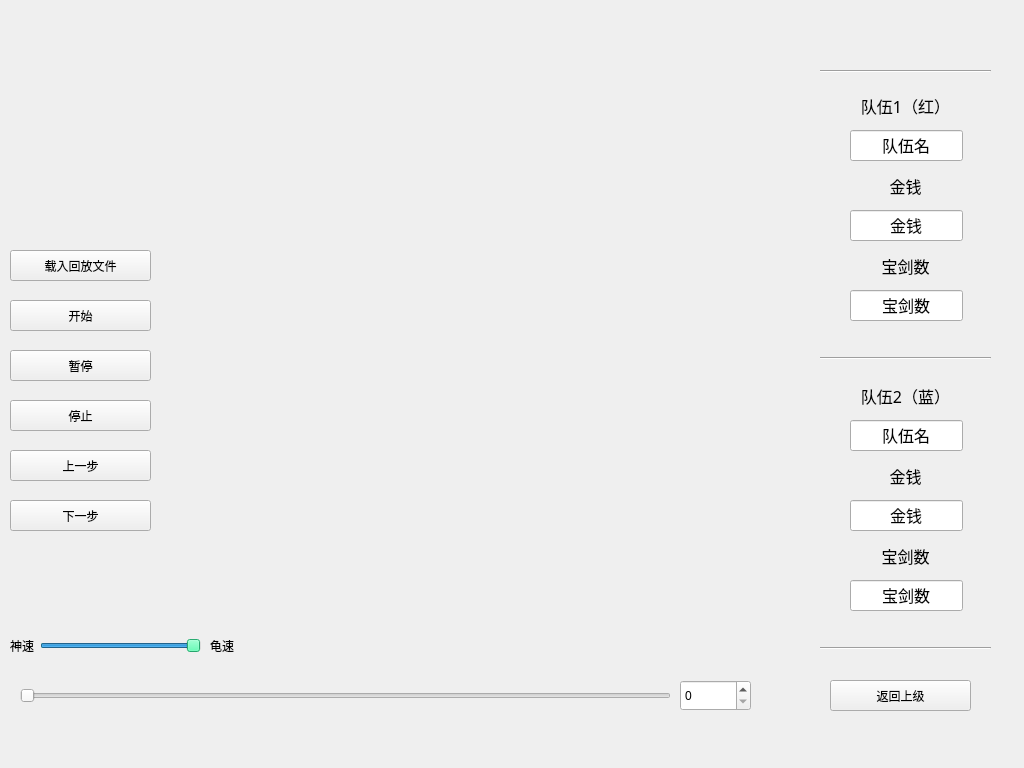
<?xml version="1.0" encoding="UTF-8"?>
<ui version="4.0">
 <class>ReplayWindow</class>
 <widget class="QWidget" name="ReplayWindow">
  <property name="geometry">
   <rect>
    <x>0</x>
    <y>0</y>
    <width>1024</width>
    <height>768</height>
   </rect>
  </property>
  <property name="minimumSize">
   <size>
    <width>0</width>
    <height>601</height>
   </size>
  </property>
  <property name="windowTitle">
   <string>Form</string>
  </property>
  <widget class="QPushButton" name="loadButton">
   <property name="geometry">
    <rect>
     <x>10</x>
     <y>250</y>
     <width>141</width>
     <height>31</height>
    </rect>
   </property>
   <property name="text">
    <string>载入回放文件</string>
   </property>
  </widget>
  <widget class="QPushButton" name="startButton">
   <property name="geometry">
    <rect>
     <x>10</x>
     <y>300</y>
     <width>141</width>
     <height>31</height>
    </rect>
   </property>
   <property name="text">
    <string>开始</string>
   </property>
  </widget>
  <widget class="QPushButton" name="stopButton_1">
   <property name="geometry">
    <rect>
     <x>10</x>
     <y>350</y>
     <width>141</width>
     <height>31</height>
    </rect>
   </property>
   <property name="text">
    <string>暂停</string>
   </property>
  </widget>
  <widget class="QPushButton" name="pushButton_2">
   <property name="geometry">
    <rect>
     <x>10</x>
     <y>400</y>
     <width>141</width>
     <height>31</height>
    </rect>
   </property>
   <property name="text">
    <string>停止</string>
   </property>
  </widget>
  <widget class="QSlider" name="horizontalSlider">
   <property name="geometry">
    <rect>
     <x>20</x>
     <y>680</y>
     <width>651</width>
     <height>31</height>
    </rect>
   </property>
   <property name="maximum">
    <number>2400</number>
   </property>
   <property name="orientation">
    <enum>Qt::Horizontal</enum>
   </property>
  </widget>
  <widget class="QSpinBox" name="spinBox">
   <property name="geometry">
    <rect>
     <x>680</x>
     <y>680</y>
     <width>71</width>
     <height>31</height>
    </rect>
   </property>
  </widget>
  <widget class="QPushButton" name="pushButton">
   <property name="geometry">
    <rect>
     <x>830</x>
     <y>680</y>
     <width>141</width>
     <height>31</height>
    </rect>
   </property>
   <property name="text">
    <string>返回上级</string>
   </property>
  </widget>
  <widget class="QPushButton" name="pushButton_3">
   <property name="geometry">
    <rect>
     <x>10</x>
     <y>450</y>
     <width>141</width>
     <height>31</height>
    </rect>
   </property>
   <property name="text">
    <string>上一步</string>
   </property>
  </widget>
  <widget class="QPushButton" name="pushButton_6">
   <property name="geometry">
    <rect>
     <x>10</x>
     <y>500</y>
     <width>141</width>
     <height>31</height>
    </rect>
   </property>
   <property name="text">
    <string>下一步</string>
   </property>
  </widget>
  <widget class="QSlider" name="horizontalSlider_2">
   <property name="enabled">
    <bool>true</bool>
   </property>
   <property name="geometry">
    <rect>
     <x>40</x>
     <y>630</y>
     <width>161</width>
     <height>31</height>
    </rect>
   </property>
   <property name="palette">
    <palette>
     <active>
      <colorrole role="WindowText">
       <brush brushstyle="SolidPattern">
        <color alpha="255">
         <red>0</red>
         <green>0</green>
         <blue>0</blue>
        </color>
       </brush>
      </colorrole>
      <colorrole role="Button">
       <brush brushstyle="SolidPattern">
        <color alpha="255">
         <red>58</red>
         <green>240</green>
         <blue>158</blue>
        </color>
       </brush>
      </colorrole>
      <colorrole role="Light">
       <brush brushstyle="SolidPattern">
        <color alpha="255">
         <red>167</red>
         <green>255</green>
         <blue>216</blue>
        </color>
       </brush>
      </colorrole>
      <colorrole role="Midlight">
       <brush brushstyle="SolidPattern">
        <color alpha="255">
         <red>112</red>
         <green>247</green>
         <blue>187</blue>
        </color>
       </brush>
      </colorrole>
      <colorrole role="Dark">
       <brush brushstyle="SolidPattern">
        <color alpha="255">
         <red>29</red>
         <green>120</green>
         <blue>79</blue>
        </color>
       </brush>
      </colorrole>
      <colorrole role="Mid">
       <brush brushstyle="SolidPattern">
        <color alpha="255">
         <red>38</red>
         <green>160</green>
         <blue>105</blue>
        </color>
       </brush>
      </colorrole>
      <colorrole role="Text">
       <brush brushstyle="SolidPattern">
        <color alpha="255">
         <red>0</red>
         <green>0</green>
         <blue>0</blue>
        </color>
       </brush>
      </colorrole>
      <colorrole role="BrightText">
       <brush brushstyle="SolidPattern">
        <color alpha="255">
         <red>255</red>
         <green>255</green>
         <blue>255</blue>
        </color>
       </brush>
      </colorrole>
      <colorrole role="ButtonText">
       <brush brushstyle="SolidPattern">
        <color alpha="255">
         <red>0</red>
         <green>0</green>
         <blue>0</blue>
        </color>
       </brush>
      </colorrole>
      <colorrole role="Base">
       <brush brushstyle="SolidPattern">
        <color alpha="255">
         <red>255</red>
         <green>255</green>
         <blue>255</blue>
        </color>
       </brush>
      </colorrole>
      <colorrole role="Window">
       <brush brushstyle="SolidPattern">
        <color alpha="255">
         <red>58</red>
         <green>240</green>
         <blue>158</blue>
        </color>
       </brush>
      </colorrole>
      <colorrole role="Shadow">
       <brush brushstyle="SolidPattern">
        <color alpha="255">
         <red>0</red>
         <green>0</green>
         <blue>0</blue>
        </color>
       </brush>
      </colorrole>
      <colorrole role="AlternateBase">
       <brush brushstyle="SolidPattern">
        <color alpha="255">
         <red>156</red>
         <green>247</green>
         <blue>206</blue>
        </color>
       </brush>
      </colorrole>
      <colorrole role="ToolTipBase">
       <brush brushstyle="SolidPattern">
        <color alpha="255">
         <red>255</red>
         <green>255</green>
         <blue>220</blue>
        </color>
       </brush>
      </colorrole>
      <colorrole role="ToolTipText">
       <brush brushstyle="SolidPattern">
        <color alpha="255">
         <red>0</red>
         <green>0</green>
         <blue>0</blue>
        </color>
       </brush>
      </colorrole>
     </active>
     <inactive>
      <colorrole role="WindowText">
       <brush brushstyle="SolidPattern">
        <color alpha="255">
         <red>0</red>
         <green>0</green>
         <blue>0</blue>
        </color>
       </brush>
      </colorrole>
      <colorrole role="Button">
       <brush brushstyle="SolidPattern">
        <color alpha="255">
         <red>58</red>
         <green>240</green>
         <blue>158</blue>
        </color>
       </brush>
      </colorrole>
      <colorrole role="Light">
       <brush brushstyle="SolidPattern">
        <color alpha="255">
         <red>167</red>
         <green>255</green>
         <blue>216</blue>
        </color>
       </brush>
      </colorrole>
      <colorrole role="Midlight">
       <brush brushstyle="SolidPattern">
        <color alpha="255">
         <red>112</red>
         <green>247</green>
         <blue>187</blue>
        </color>
       </brush>
      </colorrole>
      <colorrole role="Dark">
       <brush brushstyle="SolidPattern">
        <color alpha="255">
         <red>29</red>
         <green>120</green>
         <blue>79</blue>
        </color>
       </brush>
      </colorrole>
      <colorrole role="Mid">
       <brush brushstyle="SolidPattern">
        <color alpha="255">
         <red>38</red>
         <green>160</green>
         <blue>105</blue>
        </color>
       </brush>
      </colorrole>
      <colorrole role="Text">
       <brush brushstyle="SolidPattern">
        <color alpha="255">
         <red>0</red>
         <green>0</green>
         <blue>0</blue>
        </color>
       </brush>
      </colorrole>
      <colorrole role="BrightText">
       <brush brushstyle="SolidPattern">
        <color alpha="255">
         <red>255</red>
         <green>255</green>
         <blue>255</blue>
        </color>
       </brush>
      </colorrole>
      <colorrole role="ButtonText">
       <brush brushstyle="SolidPattern">
        <color alpha="255">
         <red>0</red>
         <green>0</green>
         <blue>0</blue>
        </color>
       </brush>
      </colorrole>
      <colorrole role="Base">
       <brush brushstyle="SolidPattern">
        <color alpha="255">
         <red>255</red>
         <green>255</green>
         <blue>255</blue>
        </color>
       </brush>
      </colorrole>
      <colorrole role="Window">
       <brush brushstyle="SolidPattern">
        <color alpha="255">
         <red>58</red>
         <green>240</green>
         <blue>158</blue>
        </color>
       </brush>
      </colorrole>
      <colorrole role="Shadow">
       <brush brushstyle="SolidPattern">
        <color alpha="255">
         <red>0</red>
         <green>0</green>
         <blue>0</blue>
        </color>
       </brush>
      </colorrole>
      <colorrole role="AlternateBase">
       <brush brushstyle="SolidPattern">
        <color alpha="255">
         <red>156</red>
         <green>247</green>
         <blue>206</blue>
        </color>
       </brush>
      </colorrole>
      <colorrole role="ToolTipBase">
       <brush brushstyle="SolidPattern">
        <color alpha="255">
         <red>255</red>
         <green>255</green>
         <blue>220</blue>
        </color>
       </brush>
      </colorrole>
      <colorrole role="ToolTipText">
       <brush brushstyle="SolidPattern">
        <color alpha="255">
         <red>0</red>
         <green>0</green>
         <blue>0</blue>
        </color>
       </brush>
      </colorrole>
     </inactive>
     <disabled>
      <colorrole role="WindowText">
       <brush brushstyle="SolidPattern">
        <color alpha="255">
         <red>29</red>
         <green>120</green>
         <blue>79</blue>
        </color>
       </brush>
      </colorrole>
      <colorrole role="Button">
       <brush brushstyle="SolidPattern">
        <color alpha="255">
         <red>58</red>
         <green>240</green>
         <blue>158</blue>
        </color>
       </brush>
      </colorrole>
      <colorrole role="Light">
       <brush brushstyle="SolidPattern">
        <color alpha="255">
         <red>167</red>
         <green>255</green>
         <blue>216</blue>
        </color>
       </brush>
      </colorrole>
      <colorrole role="Midlight">
       <brush brushstyle="SolidPattern">
        <color alpha="255">
         <red>112</red>
         <green>247</green>
         <blue>187</blue>
        </color>
       </brush>
      </colorrole>
      <colorrole role="Dark">
       <brush brushstyle="SolidPattern">
        <color alpha="255">
         <red>29</red>
         <green>120</green>
         <blue>79</blue>
        </color>
       </brush>
      </colorrole>
      <colorrole role="Mid">
       <brush brushstyle="SolidPattern">
        <color alpha="255">
         <red>38</red>
         <green>160</green>
         <blue>105</blue>
        </color>
       </brush>
      </colorrole>
      <colorrole role="Text">
       <brush brushstyle="SolidPattern">
        <color alpha="255">
         <red>29</red>
         <green>120</green>
         <blue>79</blue>
        </color>
       </brush>
      </colorrole>
      <colorrole role="BrightText">
       <brush brushstyle="SolidPattern">
        <color alpha="255">
         <red>255</red>
         <green>255</green>
         <blue>255</blue>
        </color>
       </brush>
      </colorrole>
      <colorrole role="ButtonText">
       <brush brushstyle="SolidPattern">
        <color alpha="255">
         <red>29</red>
         <green>120</green>
         <blue>79</blue>
        </color>
       </brush>
      </colorrole>
      <colorrole role="Base">
       <brush brushstyle="SolidPattern">
        <color alpha="255">
         <red>58</red>
         <green>240</green>
         <blue>158</blue>
        </color>
       </brush>
      </colorrole>
      <colorrole role="Window">
       <brush brushstyle="SolidPattern">
        <color alpha="255">
         <red>58</red>
         <green>240</green>
         <blue>158</blue>
        </color>
       </brush>
      </colorrole>
      <colorrole role="Shadow">
       <brush brushstyle="SolidPattern">
        <color alpha="255">
         <red>0</red>
         <green>0</green>
         <blue>0</blue>
        </color>
       </brush>
      </colorrole>
      <colorrole role="AlternateBase">
       <brush brushstyle="SolidPattern">
        <color alpha="255">
         <red>58</red>
         <green>240</green>
         <blue>158</blue>
        </color>
       </brush>
      </colorrole>
      <colorrole role="ToolTipBase">
       <brush brushstyle="SolidPattern">
        <color alpha="255">
         <red>255</red>
         <green>255</green>
         <blue>220</blue>
        </color>
       </brush>
      </colorrole>
      <colorrole role="ToolTipText">
       <brush brushstyle="SolidPattern">
        <color alpha="255">
         <red>0</red>
         <green>0</green>
         <blue>0</blue>
        </color>
       </brush>
      </colorrole>
     </disabled>
    </palette>
   </property>
   <property name="cursor">
    <cursorShape>UpArrowCursor</cursorShape>
   </property>
   <property name="sliderPosition">
    <number>99</number>
   </property>
   <property name="orientation">
    <enum>Qt::Horizontal</enum>
   </property>
  </widget>
  <widget class="QLabel" name="label_2">
   <property name="geometry">
    <rect>
     <x>210</x>
     <y>630</y>
     <width>61</width>
     <height>31</height>
    </rect>
   </property>
   <property name="text">
    <string>龟速</string>
   </property>
   <property name="textFormat">
    <enum>Qt::AutoText</enum>
   </property>
  </widget>
  <widget class="QLabel" name="label_3">
   <property name="geometry">
    <rect>
     <x>10</x>
     <y>630</y>
     <width>61</width>
     <height>31</height>
    </rect>
   </property>
   <property name="text">
    <string>神速</string>
   </property>
   <property name="textFormat">
    <enum>Qt::AutoText</enum>
   </property>
  </widget>
  <widget class="QLabel" name="label">
   <property name="geometry">
    <rect>
     <x>840</x>
     <y>90</y>
     <width>131</width>
     <height>31</height>
    </rect>
   </property>
   <property name="font">
    <font>
     <family>微软雅黑</family>
     <pointsize>12</pointsize>
    </font>
   </property>
   <property name="text">
    <string>队伍1（红）</string>
   </property>
   <property name="alignment">
    <set>Qt::AlignCenter</set>
   </property>
  </widget>
  <widget class="QLineEdit" name="lineEdit">
   <property name="geometry">
    <rect>
     <x>850</x>
     <y>130</y>
     <width>113</width>
     <height>31</height>
    </rect>
   </property>
   <property name="font">
    <font>
     <family>微软雅黑</family>
     <pointsize>12</pointsize>
    </font>
   </property>
   <property name="layoutDirection">
    <enum>Qt::LeftToRight</enum>
   </property>
   <property name="inputMask">
    <string/>
   </property>
   <property name="text">
    <string>队伍名</string>
   </property>
   <property name="frame">
    <bool>true</bool>
   </property>
   <property name="echoMode">
    <enum>QLineEdit::Normal</enum>
   </property>
   <property name="alignment">
    <set>Qt::AlignCenter</set>
   </property>
   <property name="readOnly">
    <bool>true</bool>
   </property>
  </widget>
  <widget class="QLabel" name="label_4">
   <property name="geometry">
    <rect>
     <x>860</x>
     <y>170</y>
     <width>91</width>
     <height>31</height>
    </rect>
   </property>
   <property name="font">
    <font>
     <family>微软雅黑</family>
     <pointsize>12</pointsize>
    </font>
   </property>
   <property name="text">
    <string>金钱</string>
   </property>
   <property name="alignment">
    <set>Qt::AlignCenter</set>
   </property>
  </widget>
  <widget class="QLineEdit" name="lineEdit_2">
   <property name="geometry">
    <rect>
     <x>850</x>
     <y>210</y>
     <width>113</width>
     <height>31</height>
    </rect>
   </property>
   <property name="font">
    <font>
     <family>微软雅黑</family>
     <pointsize>12</pointsize>
    </font>
   </property>
   <property name="layoutDirection">
    <enum>Qt::LeftToRight</enum>
   </property>
   <property name="inputMask">
    <string/>
   </property>
   <property name="text">
    <string>金钱</string>
   </property>
   <property name="frame">
    <bool>true</bool>
   </property>
   <property name="echoMode">
    <enum>QLineEdit::Normal</enum>
   </property>
   <property name="alignment">
    <set>Qt::AlignCenter</set>
   </property>
   <property name="readOnly">
    <bool>true</bool>
   </property>
  </widget>
  <widget class="QLabel" name="label_5">
   <property name="geometry">
    <rect>
     <x>860</x>
     <y>250</y>
     <width>91</width>
     <height>31</height>
    </rect>
   </property>
   <property name="font">
    <font>
     <family>微软雅黑</family>
     <pointsize>12</pointsize>
    </font>
   </property>
   <property name="text">
    <string>宝剑数</string>
   </property>
   <property name="alignment">
    <set>Qt::AlignCenter</set>
   </property>
  </widget>
  <widget class="QLineEdit" name="lineEdit_3">
   <property name="geometry">
    <rect>
     <x>850</x>
     <y>290</y>
     <width>113</width>
     <height>31</height>
    </rect>
   </property>
   <property name="font">
    <font>
     <family>微软雅黑</family>
     <pointsize>12</pointsize>
    </font>
   </property>
   <property name="layoutDirection">
    <enum>Qt::LeftToRight</enum>
   </property>
   <property name="inputMask">
    <string/>
   </property>
   <property name="text">
    <string>宝剑数</string>
   </property>
   <property name="frame">
    <bool>true</bool>
   </property>
   <property name="echoMode">
    <enum>QLineEdit::Normal</enum>
   </property>
   <property name="alignment">
    <set>Qt::AlignCenter</set>
   </property>
   <property name="readOnly">
    <bool>true</bool>
   </property>
  </widget>
  <widget class="Line" name="line">
   <property name="geometry">
    <rect>
     <x>820</x>
     <y>350</y>
     <width>171</width>
     <height>16</height>
    </rect>
   </property>
   <property name="orientation">
    <enum>Qt::Horizontal</enum>
   </property>
  </widget>
  <widget class="QLabel" name="label_6">
   <property name="geometry">
    <rect>
     <x>860</x>
     <y>540</y>
     <width>91</width>
     <height>31</height>
    </rect>
   </property>
   <property name="font">
    <font>
     <family>微软雅黑</family>
     <pointsize>12</pointsize>
    </font>
   </property>
   <property name="text">
    <string>宝剑数</string>
   </property>
   <property name="alignment">
    <set>Qt::AlignCenter</set>
   </property>
  </widget>
  <widget class="QLineEdit" name="lineEdit_6">
   <property name="geometry">
    <rect>
     <x>850</x>
     <y>580</y>
     <width>113</width>
     <height>31</height>
    </rect>
   </property>
   <property name="font">
    <font>
     <family>微软雅黑</family>
     <pointsize>12</pointsize>
    </font>
   </property>
   <property name="layoutDirection">
    <enum>Qt::LeftToRight</enum>
   </property>
   <property name="autoFillBackground">
    <bool>false</bool>
   </property>
   <property name="inputMask">
    <string/>
   </property>
   <property name="text">
    <string>宝剑数</string>
   </property>
   <property name="frame">
    <bool>true</bool>
   </property>
   <property name="echoMode">
    <enum>QLineEdit::Normal</enum>
   </property>
   <property name="alignment">
    <set>Qt::AlignCenter</set>
   </property>
   <property name="readOnly">
    <bool>true</bool>
   </property>
  </widget>
  <widget class="Line" name="line_2">
   <property name="geometry">
    <rect>
     <x>820</x>
     <y>640</y>
     <width>171</width>
     <height>16</height>
    </rect>
   </property>
   <property name="orientation">
    <enum>Qt::Horizontal</enum>
   </property>
  </widget>
  <widget class="QLineEdit" name="lineEdit_4">
   <property name="geometry">
    <rect>
     <x>850</x>
     <y>420</y>
     <width>113</width>
     <height>31</height>
    </rect>
   </property>
   <property name="font">
    <font>
     <family>微软雅黑</family>
     <pointsize>12</pointsize>
    </font>
   </property>
   <property name="layoutDirection">
    <enum>Qt::LeftToRight</enum>
   </property>
   <property name="inputMask">
    <string/>
   </property>
   <property name="text">
    <string>队伍名</string>
   </property>
   <property name="frame">
    <bool>true</bool>
   </property>
   <property name="echoMode">
    <enum>QLineEdit::Normal</enum>
   </property>
   <property name="alignment">
    <set>Qt::AlignCenter</set>
   </property>
   <property name="readOnly">
    <bool>true</bool>
   </property>
  </widget>
  <widget class="QLabel" name="label_7">
   <property name="geometry">
    <rect>
     <x>840</x>
     <y>380</y>
     <width>131</width>
     <height>31</height>
    </rect>
   </property>
   <property name="font">
    <font>
     <family>微软雅黑</family>
     <pointsize>12</pointsize>
    </font>
   </property>
   <property name="text">
    <string>队伍2（蓝）</string>
   </property>
   <property name="alignment">
    <set>Qt::AlignCenter</set>
   </property>
  </widget>
  <widget class="QLineEdit" name="lineEdit_5">
   <property name="geometry">
    <rect>
     <x>850</x>
     <y>500</y>
     <width>113</width>
     <height>31</height>
    </rect>
   </property>
   <property name="font">
    <font>
     <family>微软雅黑</family>
     <pointsize>12</pointsize>
    </font>
   </property>
   <property name="layoutDirection">
    <enum>Qt::LeftToRight</enum>
   </property>
   <property name="inputMask">
    <string/>
   </property>
   <property name="text">
    <string>金钱</string>
   </property>
   <property name="frame">
    <bool>true</bool>
   </property>
   <property name="echoMode">
    <enum>QLineEdit::Normal</enum>
   </property>
   <property name="alignment">
    <set>Qt::AlignCenter</set>
   </property>
   <property name="readOnly">
    <bool>true</bool>
   </property>
  </widget>
  <widget class="QLabel" name="label_8">
   <property name="geometry">
    <rect>
     <x>860</x>
     <y>460</y>
     <width>91</width>
     <height>31</height>
    </rect>
   </property>
   <property name="font">
    <font>
     <family>微软雅黑</family>
     <pointsize>12</pointsize>
    </font>
   </property>
   <property name="text">
    <string>金钱</string>
   </property>
   <property name="alignment">
    <set>Qt::AlignCenter</set>
   </property>
  </widget>
  <widget class="Line" name="line_3">
   <property name="geometry">
    <rect>
     <x>820</x>
     <y>70</y>
     <width>171</width>
     <height>3</height>
    </rect>
   </property>
   <property name="orientation">
    <enum>Qt::Horizontal</enum>
   </property>
  </widget>
  <zorder>loadButton</zorder>
  <zorder>startButton</zorder>
  <zorder>stopButton_1</zorder>
  <zorder>pushButton_2</zorder>
  <zorder>horizontalSlider</zorder>
  <zorder>pushButton</zorder>
  <zorder>pushButton_3</zorder>
  <zorder>pushButton_6</zorder>
  <zorder>horizontalSlider_2</zorder>
  <zorder>label_2</zorder>
  <zorder>label_3</zorder>
  <zorder>spinBox</zorder>
  <zorder>label</zorder>
  <zorder>lineEdit</zorder>
  <zorder>label_4</zorder>
  <zorder>lineEdit_2</zorder>
  <zorder>label_5</zorder>
  <zorder>lineEdit_3</zorder>
  <zorder>line</zorder>
  <zorder>label_6</zorder>
  <zorder>lineEdit_6</zorder>
  <zorder>line_2</zorder>
  <zorder>lineEdit_4</zorder>
  <zorder>label_7</zorder>
  <zorder>lineEdit_5</zorder>
  <zorder>label_8</zorder>
  <zorder>line_3</zorder>
 </widget>
 <resources/>
 <connections/>
</ui>
